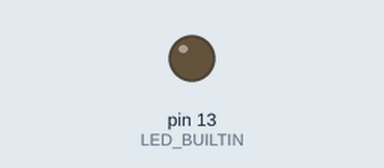
Simulated run of this sketch. Board: Arduino Uno, built with avr-gcc and run on an emulated ATmega328P. Parts: output pins drawn as LEDs (lit = HIGH).

Above: at 0.7 s.
At 25.15 s:
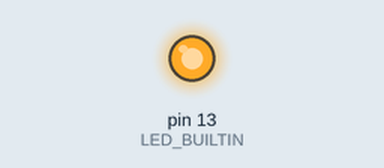
Timing chart, 0 to 26.7 s (numbered marks = the images above):
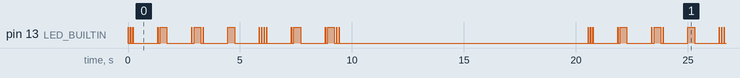

Measured:
- by itself, pin 13 (LED_BUILTIN): moves between LOW and HIGH, repeating every 20.5 s
- by itself, everything shown: repeats every 20.5 s, in 22 steps

The sketch:

Blink.ino
```cpp
void setup() {
  // initialize digital pin LED_BUILTIN as an output.
  pinMode(LED_BUILTIN, OUTPUT);
}

// the loop function runs over and over again forever
void loop() {
  //blinking first name: SAMARTH
  //Blinking S in morse code
  digitalWrite(LED_BUILTIN, HIGH);
  delay(10);
  digitalWrite(LED_BUILTIN, LOW);
  delay(100);
  digitalWrite(LED_BUILTIN, HIGH);
  delay(10);
  digitalWrite(LED_BUILTIN, LOW);
  delay(100);
  digitalWrite(LED_BUILTIN, HIGH);
  delay(10);
  digitalWrite(LED_BUILTIN, LOW);
  delay(100);
  digitalWrite(LED_BUILTIN, LOW);
  delay(1000);
  //Blinking A in morse code
  digitalWrite(LED_BUILTIN, HIGH);
  delay(10);
  digitalWrite(LED_BUILTIN, LOW);
  delay(100);
  digitalWrite(LED_BUILTIN, HIGH);
  delay(300);
  digitalWrite(LED_BUILTIN, LOW);
  delay(100);
  digitalWrite(LED_BUILTIN, LOW);
  delay(1000);
    //Blinking R in morse code
  digitalWrite(LED_BUILTIN, HIGH);
  delay(10);
  digitalWrite(LED_BUILTIN, LOW);
  delay(100);
  digitalWrite(LED_BUILTIN, HIGH);
  delay(300);
  digitalWrite(LED_BUILTIN, LOW);
  delay(100);
  digitalWrite(LED_BUILTIN, HIGH);
  delay(10);
  digitalWrite(LED_BUILTIN, LOW);
  delay(100);
  digitalWrite(LED_BUILTIN, LOW);
  delay(1000);
  //Blinking T in morse code
  digitalWrite(LED_BUILTIN, HIGH);
  delay(300);
  digitalWrite(LED_BUILTIN, LOW);
  delay(100);
  digitalWrite(LED_BUILTIN, LOW);
  delay(1000);
  //Blinking H in morse code
  digitalWrite(LED_BUILTIN, HIGH);
  delay(10);
  digitalWrite(LED_BUILTIN, LOW);
  delay(100);
  digitalWrite(LED_BUILTIN, HIGH);
  delay(10);
  digitalWrite(LED_BUILTIN, LOW);
  delay(100);
  digitalWrite(LED_BUILTIN, HIGH);
  delay(10);
  digitalWrite(LED_BUILTIN, LOW);
  delay(100);
  digitalWrite(LED_BUILTIN, HIGH);
  delay(10);
  digitalWrite(LED_BUILTIN, LOW);
  delay(100);
  digitalWrite(LED_BUILTIN, LOW);
  delay(1000);
  //Blinking A in morse code
  digitalWrite(LED_BUILTIN, HIGH);
  delay(10);
  digitalWrite(LED_BUILTIN, LOW);
  delay(100);
  digitalWrite(LED_BUILTIN, HIGH);
  delay(300);
  digitalWrite(LED_BUILTIN, LOW);
  delay(100);
  digitalWrite(LED_BUILTIN, LOW);
  delay(1000);
    // Blinking K in morse code
    digitalWrite(LED_BUILTIN, HIGH);
  delay(10);
  digitalWrite(LED_BUILTIN, LOW);
  delay(100);
  digitalWrite(LED_BUILTIN, HIGH);
  delay(300);
  digitalWrite(LED_BUILTIN, LOW);
  delay(100);
  digitalWrite(LED_BUILTIN, HIGH);
  delay(10);
  digitalWrite(LED_BUILTIN, LOW);
  delay(100);
  digitalWrite(LED_BUILTIN, HIGH);
  delay(10);
  digitalWrite(LED_BUILTIN, LOW);
  delay(100);
  digitalWrite(LED_BUILTIN, LOW);
  delay(1000);
  //name printed
  digitalWrite(LED_BUILTIN, LOW);
  delay(10000);
}
```
